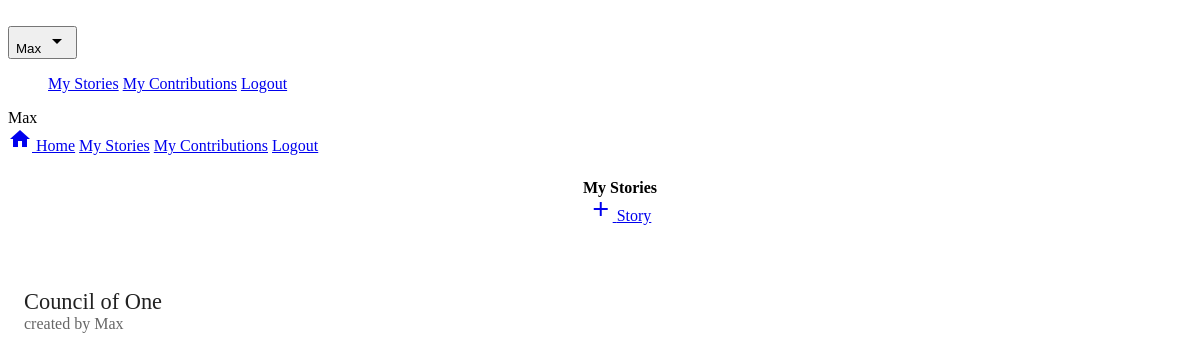
/my/stories (signed in), run on an earlier commit of the app's database.
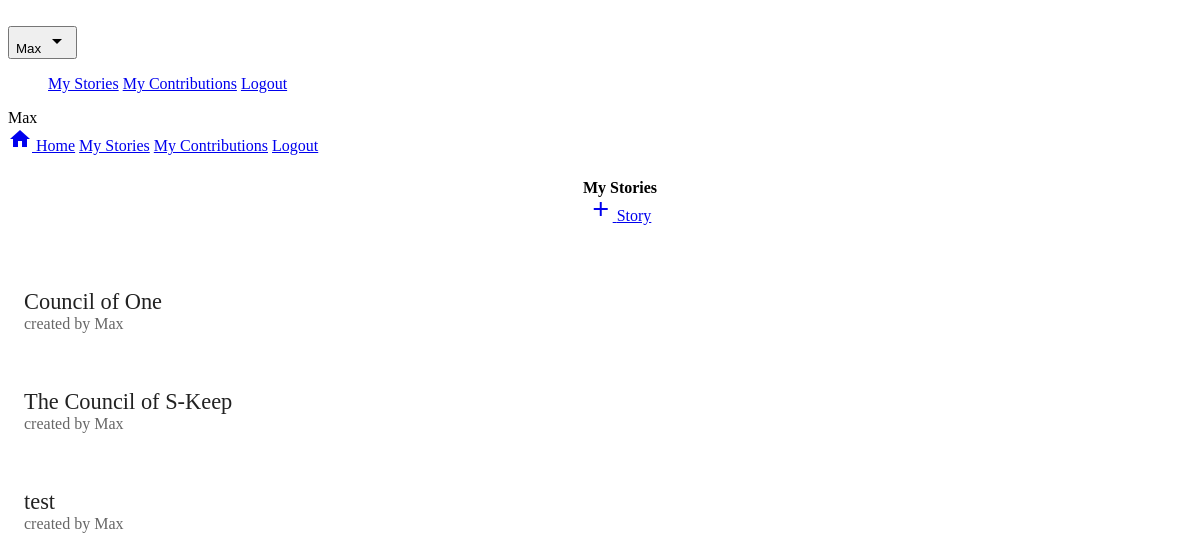
And on a later commit of the database.
### storanonymizer/models.py (models this page shows, shortened)
class Story(db.Model):
	id = db.Column(db.Integer, primary_key=True)
	code = db.Column(db.String(), unique=True)
	name = db.Column(db.String())
	user_id = db.Column(db.Integer, db.ForeignKey("user.id"))
	rounds = db.relationship("Round", backref="story", lazy="select")

class User(db.Model):
	id = db.Column(db.Integer, primary_key=True)
	name = db.Column(db.String(80), unique=True)
	password_hash = db.Column(db.String(1024))
	stories = db.relationship("Story", backref="user", lazy="select")
	contributions = db.relationship("Contribution", backref="author", lazy="select")
	votes = db.relationship("Vote", backref="user", lazy="select")

### storanonymizer/views.py (the view)
@app.route("/my/stories")
@login_required
def my_stories():
	stories = current_user.stories
	return render_template("mystories.html", stories=stories)

### storanonymizer/auth.py (called while the page is built)
@lm.user_loader
def load_user(user_id):
	return models.User.query.get(int(user_id))

### storanonymizer/templates/mystories.html
{% extends "base.html" %}
{% block content %}
<div class="storanonymizer__creation-bar mdl-color--primary mdl-color-text--white">
	<h4 class="storanonymizer__title-bar__title">My Stories</h4>
	<a class="mdl-button mdl-js-button mdl-button--raised mdl-button--accent" href="{{ url_for('new_story') }}"><i class="material-icons">add</i> Story</a>
</div>
<div class="storanonymizer__story-list mdl-grid">
{% for s in stories %}
	<div class="storanonymizer__story-list-item mdl-cell--4-col mdl-shadow--4dp">
		<div class="storanonymizer__story-list-item__title"><a href="{{ url_for('story', story_code=s.code) }}">{{ s.name }}</a></div>
		<div class="storanonymizer__story-list-item__user">created by {{ s.user.name }}</div>
	</div>
{% else %}
	<h6>No stories yet! Try adding one</h6>
{% endfor %}
</div>
{% endblock %}

What changed in the data, as far as the page shows it:
added Story: name "The Council of S-Keep", user.name "Max"
added Story: name "test", user.name "Max"
